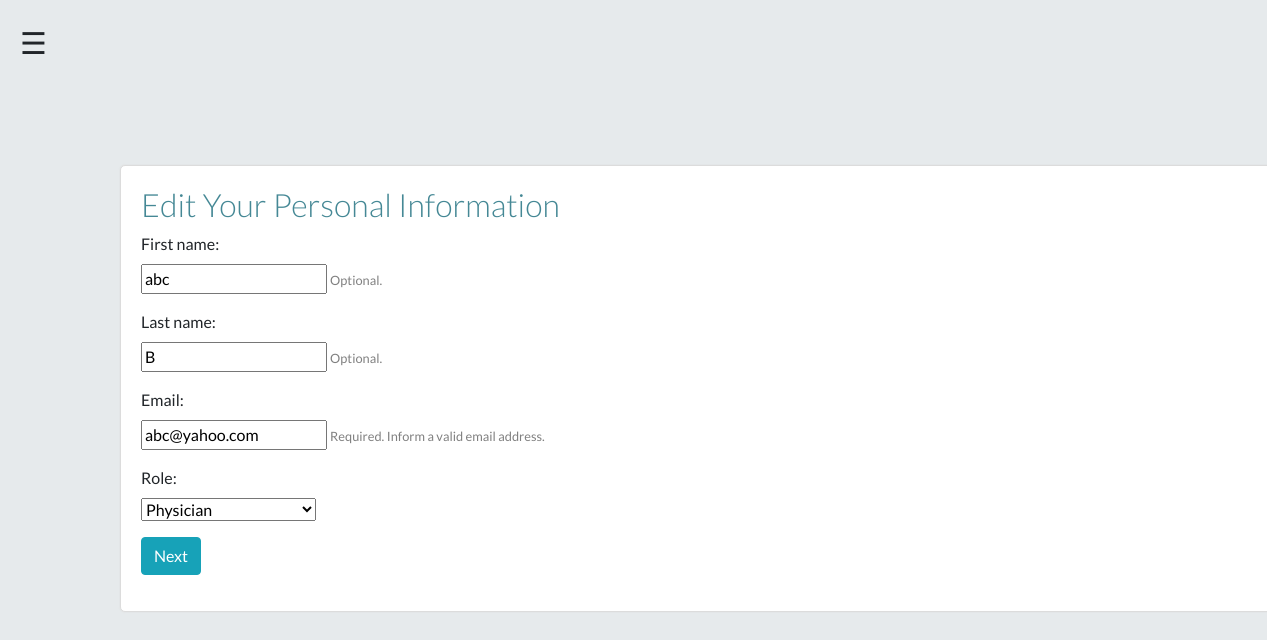
Screenshot of /pulse_tracer/health_care_provider_update/ (signed in) with the database file from the repository.
### pulse_tracer/models.py (models this page shows, shortened)
class User(AbstractUser):
    class Meta:
        ordering = ['id']
    is_patient = models.BooleanField(default=False)
    is_health_care = models.BooleanField(default=False)
    USERNAME_FIELD = 'username'

class HealthCare(models.Model):
    ROLE_CHOICES = [
        ("RN", "Registered Nurse"),
        ("PHYS", "Physician"),
        ("PHARM", "Pharmacist"),
        ("RT", "Respiratory Therapist"),
    ]
    user = models.OneToOneField(
        User,
        on_delete=models.CASCADE,
    )
    role = models.CharField(
        max_length=100,
        choices=ROLE_CHOICES,
    )

### pulse_tracer/views.py (the view, shortened to what this page needs)
# urls.py: path('health_care_provider_update/', views.HealthCareProviderUpdateView.as_view(), name='health_care_provider_update'),
class HealthCareProviderUpdateView(LoginRequiredMixin, generic.UpdateView):
    model = HealthCare
    template_name = 'pulse_tracer/health_care_provider_update.html'
    def get(self, request, **kwargs):
        current_user_id = request.user.id
        user = get_object_or_404(User, id=current_user_id)
        health_care_provider = get_object_or_404(HealthCare, user__id=current_user_id)
        user_update_form = UserUpdateForm(instance=user)
        health_care_update_form = HealthCareUpdateForm(instance=HealthCare.objects.get(user__id=current_user_id))
        context = {
            'health_care_provider': health_care_provider,
            'user_form': user_update_form,
            'healthcare_form': health_care_update_form
        }
        return render(request, self.template_name, context)

### pulse_tracer/forms.py
class UserUpdateForm(forms.ModelForm):
    first_name = forms.CharField(
        max_length=30,
        required=False,
        help_text='Optional.'
    )
    last_name = forms.CharField(
        max_length=30,
        required=False,
        help_text='Optional.'
    )
    email = forms.EmailField(
        max_length=254,
        help_text='Required. Inform a valid email address.'
    )
    class Meta:
        model = User
        fields = [
            'first_name',
            'last_name',
            'email',
        ]

class HealthCareUpdateForm(forms.ModelForm):
    class Meta:
        model = HealthCare
        fields = [
            'role'
        ]

### templates/pulse_tracer/health_care_provider_update.html (shortened to what this page needs)
{% extends 'pulse_tracer/base_view.html' %}
{% block content %}
    <div class="container">
        <h2>Edit Your Personal Information</h2>
        <form method="post">
            {% for field in user_form %}
                <p>
                {{ field.label_tag }}<br>
                {{ field }}
                {% if field.help_text %}
                    <small style="color: grey">{{ field.help_text }}</small>
                {% endif %}
                </p>
            {% endfor %}
            {% for field in healthcare_form %}
                <p>
                {{ field.label_tag }}<br>
                {{ field }}
                </p>
            {% endfor %}
            <button type="submit" class="btn btn-info">Next</button>
        </form>
    </div>
{% endblock %}

### pulse_tracer/static/css/style.css (style rules this page uses)
body { background-color: #E6EAEC; }
div { padding: vertical; margin-top: 20px, 0; }
div .container { float: center; border: 1px solid #DCDCDC; margin: 100px; min-width: 98%; padding: 20px; padding-top: 20px; width: 98%; background-color: rgb(255, 255, 255); border-radius: 5px; box-shadow: 0 0 2px #DCDCDC; font-family: 'Lato', sans-serif; font-weight: 400; }
div .container h1, h2 { font-family: 'Lato', sans-serif; font-weight: 300; color: #458895; }
body h1, h2 { font-family: 'Lato', sans-serif; font-weight: 300; color: #458895; }

### rows the page displays
User: user_form "abc" "B" "abc@yahoo.com"
HealthCare: healthcare_form "Physician"

### other values shown
{{ field.label_tag }} "First name:" "Last name:" "Email:"
{{ field.help_text }} "Optional." "Optional." "Required. Inform a valid email address."
{{ field.label_tag }} "Role:"
